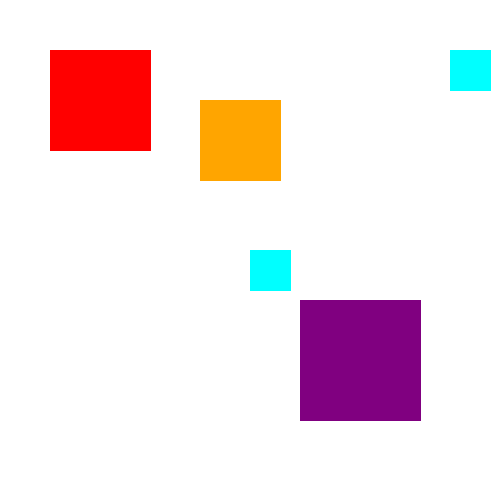
#> input picture Answers_Sanskar/Task4.png, 500 x 500 px, found by its file name
$ python task4.py
#> lines starting #> are read from the running program, lines starting #| are printed output that depends on the picture; after the words box and inside, x2 and y2 are one past the last pixel; in counts of white or black regions, pixels touching at a corner belong together
import cv2
import numpy as np

image = cv2.imread('D:\OPEN CV\OPEN CV Workshop\OPENCV TASKS\Answers_Avanish\OPENCV\Answers_Avanish\Task4.png',cv2.IMREAD_GRAYSCALE)
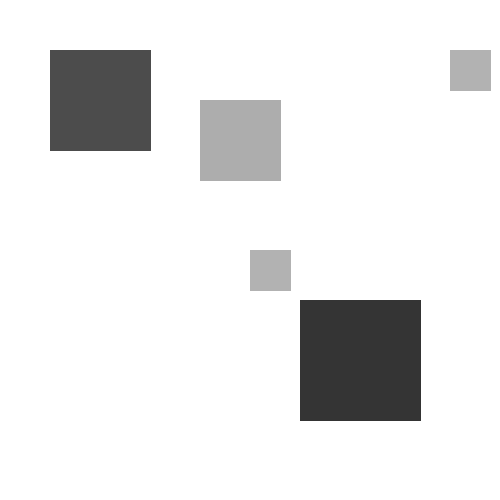
#> image: shape (500, 500); min 52, max 255, mean 232.6

_,thresh = cv2.threshold(image,254,255,cv2.THRESH_BINARY)
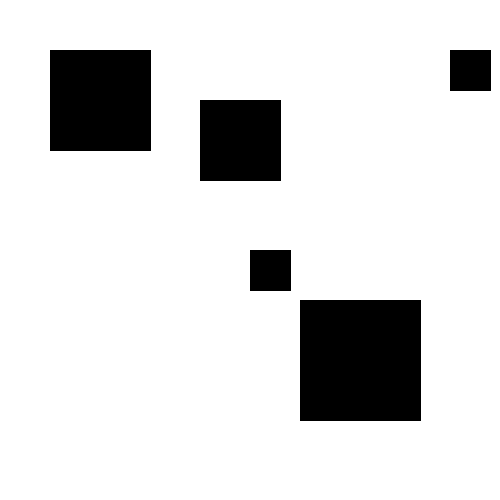
#> thresh: shape (500, 500); 86.1% white; 5 black regions, box (x1, y1, x2, y2) and area: (300, 300, 421, 421) 14641, (50, 50, 151, 151) 10201, (200, 100, 281, 181) 6561, (450, 50, 491, 91) 1681, (250, 250, 291, 291) 1681

maximum_side = 0

for row in thresh:
    count = 0
    for pixel in row:
        if pixel == 0:
            count = count + 1
            maximum_side = count
        else:
            count = 0

print(maximum_side*maximum_side)
